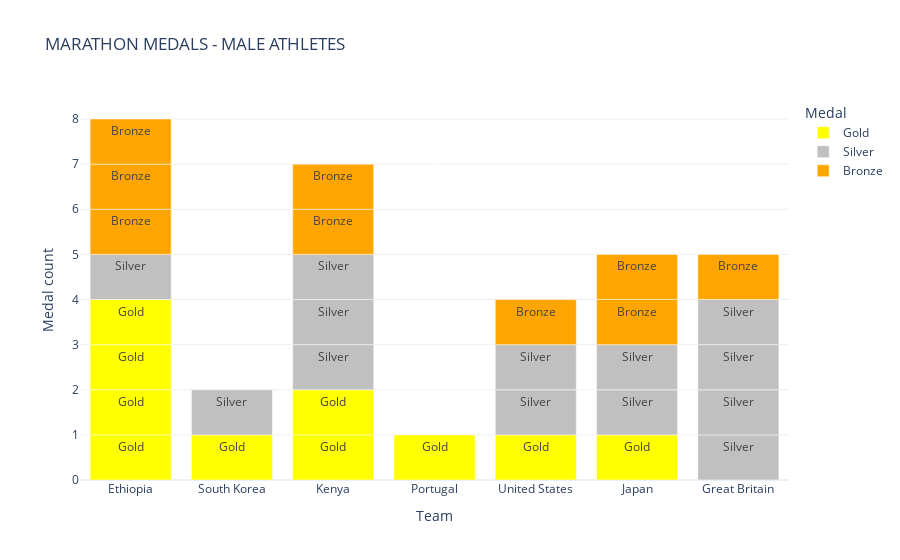

The notebook cell this image was saved under:
### Code cell
fig = px.bar(marathon_men_focus_df, x='Team',
             hover_data=['Team', 'Medal'], color='Medal',
             labels={'count':'Medal count'}, title='MARATHON MEDALS -\nMALE ATHLETES', text="Medal", color_discrete_map={
        'Gold': 'yellow',
        'Silver': 'silver',
        'Bronze': 'orange'
    },  template = "plotly_white",)
fig.update_layout()
fig.show()

### Figure 1 — Plotly figure (JSON) as saved in the notebook; plotly's stock layout.template omitted (floating-point values rounded to 4 significant figures)
{"data": [{"alignmentgroup": "True", "customdata": [["Gold"], ["Gold"], ["Gold"], ["Gold"], ["Gold"], ["Gold"], ["Gold"], ["Gold"], ["Gold"], ["Gold"]], "hovertemplate": "Medal=%{customdata[0]}<br>Team=%{x}<br>Medal count=%{y}<extra></extra>", "legendgroup": "Gold", "marker": {"color": "yellow", "pattern": {"shape": ""}}, "name": "Gold", "offsetgroup": "Gold", "orientation": "v", "showlegend": true, "text": ["Gold", "Gold", "Gold", "Gold", "Gold", "Gold", "Gold", "Gold", "Gold", "Gold"], "textposition": "auto", "type": "bar", "x": ["Ethiopia", "Ethiopia", "Ethiopia", "South Korea", "Kenya", "Portugal", "United States", "Japan", "Kenya", "Ethiopia"], "xaxis": "x", "y": [1, 1, 1, 1, 1, 1, 1, 1, 1, 1], "yaxis": "y"}, {"alignmentgroup": "True", "customdata": [["Silver"], ["Silver"], ["Silver"], ["Silver"], ["Silver"], ["Silver"], ["Silver"], ["Silver"], ["Silver"], ["Silver"], ["Silver"], ["Silver"], ["Silver"]], "hovertemplate": "Medal=%{customdata[0]}<br>Team=%{x}<br>Medal count=%{y}<extra></extra>", "legendgroup": "Silver", "marker": {"color": "silver", "pattern": {"shape": ""}}, "name": "Silver", "offsetgroup": "Silver", "orientation": "v", "showlegend": true, "text": ["Silver", "Silver", "Silver", "Silver", "Silver", "Silver", "Silver", "Silver", "Silver", "Silver", "Silver", "Silver", "Silver"], "textposition": "auto", "type": "bar", "x": ["Great Britain", "Great Britain", "Great Britain", "United States", "Japan", "Kenya", "South Korea", "Ethiopia", "Japan", "Great Britain", "United States", "Kenya", "Kenya"], "xaxis": "x", "y": [1, 1, 1, 1, 1, 1, 1, 1, 1, 1, 1, 1, 1], "yaxis": "y"}, {"alignmentgroup": "True", "customdata": [["Bronze"], ["Bronze"], ["Bronze"], ["Bronze"], ["Bronze"], ["Bronze"], ["Bronze"], ["Bronze"], ["Bronze"]], "hovertemplate": "Medal=%{customdata[0]}<br>Team=%{x}<br>Medal count=%{y}<extra></extra>", "legendgroup": "Bronze", "marker": {"color": "orange", "pattern": {"shape": ""}}, "name": "Bronze", "offsetgroup": "Bronze", "orientation": "v", "showlegend": true, "text": ["Bronze", "Bronze", "Bronze", "Bronze", "Bronze", "Bronze", "Bronze", "Bronze", "Bronze"], "textposition": "auto", "type": "bar", "x": ["Ethiopia", "Kenya", "Japan", "United States", "Great Britain", "Ethiopia", "Japan", "Kenya", "Ethiopia"], "xaxis": "x", "y": [1, 1, 1, 1, 1, 1, 1, 1, 1], "yaxis": "y"}], "layout": {"barmode": "relative", "legend": {"title": {"text": "Medal"}, "tracegroupgap": 0}, "title": {"text": "MARATHON MEDALS -\nMALE ATHLETES"}, "xaxis": {"anchor": "y", "domain": [0, 1], "title": {"text": "Team"}}, "yaxis": {"anchor": "x", "domain": [0, 1], "title": {"text": "Medal count"}}}}
